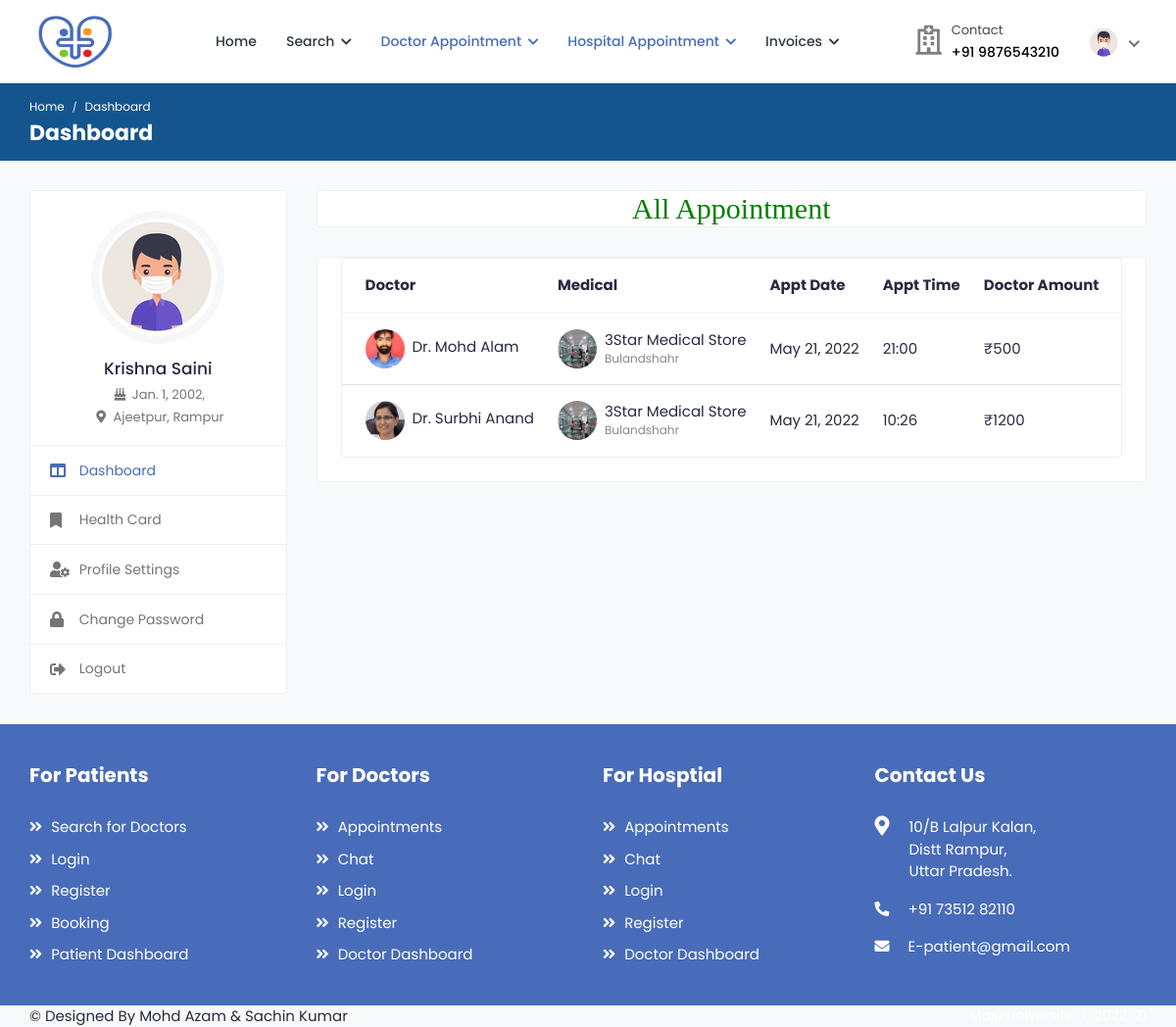
The page /all_doctor_appointment (signed in) on the database its author committed.
### health/models.py (models this page shows, shortened)
class Patient(models.Model):
    user = models.ForeignKey(User,on_delete=models.CASCADE,null=True)
    blood_group = models.CharField(max_length=10,choices=blood_group,null=True)
    health_uid = models.CharField(max_length=16,null=True)
    ex_year= models.CharField(max_length=10,null=True)
    ex_month= models.CharField(max_length=10,null=True)
    cvv = models.CharField(max_length=10,null=True)
    mobile = models.CharField(max_length=10,null=True)
    address = models.CharField(max_length=100,null=True)
    card_status = models.CharField(max_length=100,null=True)
    dob = models.DateField(null=True)
    image = models.FileField(null=True)

class Appointment(models.Model):
    doctor=models.ForeignKey(Doctor, on_delete=models.CASCADE, null=True)
    patient=models.ForeignKey(Patient, on_delete=models.CASCADE, null=True)
    medical=models.ForeignKey(Medical, on_delete=models.CASCADE, null=True)
    a_date=models.DateField(null=True)
    a_timing=models.CharField(max_length=100,null=True)
    status=models.CharField(max_length=100,null=True)
    p_status=models.CharField(max_length=100,null=True)

class Doctor(models.Model):
    status = models.CharField(max_length=100,null=True)
    user = models.ForeignKey(User, on_delete=models.CASCADE, null=True)
    mobile = models.CharField(max_length=10, null=True)
    address = models.CharField(max_length=100, null=True)
    experience = models.CharField(max_length=100, null=True)
    specialist = models.CharField(max_length=100, null=True)
    service = models.CharField(max_length=100, null=True)
    clinic = models.CharField(max_length=100, null=True)
    cl_address = models.CharField(max_length=100, null=True)
    daystiming = models.CharField(max_length=100, null=True)
    timing = models.CharField(max_length=100, null=True)
    price = models.CharField(max_length=100, null=True)
    dob = models.DateField(null=True)
    gender = models.CharField(max_length=100,choices=gender,null=True)
    biography = models.TextField(null=True)
    image = models.FileField(null=True)

class Medical(models.Model):
    user = models.ForeignKey(User, on_delete=models.CASCADE, null=True)
    status = models.CharField(max_length=100,null=True)
    days_time = models.CharField(max_length=100, null=True)
    timing = models.CharField(max_length=100, null=True)
    name = models.CharField(max_length=100, null=True)
    foundation_date = models.CharField(max_length=100, null=True)
    mobile = models.CharField(max_length=100, null=True)
    address = models.CharField(max_length=100, null=True)
    experience = models.CharField(max_length=100, null=True)
    image = models.FileField(null=True)

### health/views.py (the view)
# urls.py: path('all_doctor_appointment',all_doctor_appointment,name="all_doctor_appointment"),
def all_doctor_appointment(request):
    pat = Appointment.objects.filter(patient=Patient.objects.get(user=request.user))
    d = {'data':pat}
    return render(request,'patient/all_doctor_appointment.html',d)

### health/templates/patient/all_doctor_appointment.html (shortened to what this page needs)
{% extends 'patient/sidebar.html' %}
{% block b %}
{% load static %}
<h2 style="font-family:roman;color:green" align="center" class="card">All Appointment</h2>
							<div class="card">
								<div class="card-body pt-0">
									<div class="tab-content pt-0">
										<div id="pat_appointments" class="tab-pane fade show active">
											<div class="card card-table mb-0">
												<div class="card-body">
													<div class="table-responsive">
														<table class="table table-hover table-center mb-0">
															<thead>
																<tr>
																	<th>Doctor</th>
																	<th>Medical</th>
																	<th>Appt Date</th>
																	<th>Appt Time</th>
																	<th>Doctor Amount</th>
																	<th>Status</th>
																</tr>
															</thead>
															<tbody>
															{% for i in data %}
																<tr>
																	<td>
																		<h2 class="table-avatar">
																			<a href="doctor-profile.html" class="avatar avatar-sm mr-2">
																				<img class="avatar-img rounded-circle" src="{{i.doctor.image.url}}" alt="User Image">
																			</a>
																			<a href="doctor-profile.html">Dr. {{i.doctor.user.first_name}} {{i.doctor.user.last_name}}</a>
																		</h2>
																	</td>
                                                                    <td>
																		<h2 class="table-avatar">
																			<a href="#" class="avatar avatar-sm mr-2">
																				<img class="avatar-img rounded-circle" src="{{i.medical.image.url}}" alt="User Image">
																			</a>
																			<a href="#">{{i.medical.name}}<span>{{i.medical.address}}</span></a>
																		</h2>
																	</td>
																	<td>{{i.a_date}} </td>
																	<td>{{i.a_timing}}</td>
																	<td>₹{{i.doctor.price}}</td>
																	{% if i.status == "pending" %}
																	<td><span class="badge badge-pill bg-danger-light">{{i.status}}</span></td>
																	{% else %}
																	{% if i.status == "confirmed" %}
																	<td><span class="badge badge-pill bg-success-light">{{i.status}}</span></td>
																	{% endif %}
																	{% endif %}
																</tr>
																{% endfor %}
															</tbody>
														</table>
													</div>
												</div>
											</div>
										</div>
									</div>
								</div>
							</div>
{% endblock %}

### health/templates/patient/sidebar.html
{% extends 'patient/patient_navigation.html' %}
{% block body %}
{% load static %}
			<div class="breadcrumb-bar">
				<div class="container-fluid">
					<div class="row align-items-center">
						<div class="col-md-12 col-12">
							<nav aria-label="breadcrumb" class="page-breadcrumb">
								<ol class="breadcrumb">
									<li class="breadcrumb-item"><a href="index-2.html">Home</a></li>
									<li class="breadcrumb-item active" aria-current="page">Dashboard</li>
								</ol>
							</nav>
							<h2 class="breadcrumb-title">Dashboard</h2>
						</div>
					</div>
				</div>
			</div>
			<div class="content">
				<div class="container-fluid">
					<div class="row">
						<div class="col-md-5 col-lg-4 col-xl-3 theiaStickySidebar">
                            <div class="profile-sidebar">
								<div class="widget-profile pro-widget-content">
									<div class="profile-info-widget">
										<a href="#" class="booking-doc-img">
											{% if request.user.patient_set.all.0.image %}
											<img src="{{request.user.patient_set.all.0.image.url}}" alt="User Image">
											{% endif %}
										</a>
										<div class="profile-det-info">
											<h3>{{request.user.first_name}} {{request.user.last_name}}</h3>
											<div class="patient-details">
												<h5><i class="fas fa-birthday-cake"></i> {{request.user.patient_set.all.0.dob}},</h5>
												<h5 class="mb-0"><i class="fas fa-map-marker-alt"></i> {{request.user.patient_set.all.0.address}}</h5>
											</div>
										</div>
									</div>
								</div>
								<div class="dashboard-widget">
									<nav class="dashboard-menu">
										<ul>
											<li class="active">
												<a href="{% url 'patient_dashboard' %}">
													<i class="fas fa-columns"></i>
													<span>Dashboard</span>
												</a>
											</li>
											<li>
												<a href="{%  url 'apply_card' %}">
													<i class="fas fa-bookmark"></i>
													<span>Health Card</span>
												</a>
											</li>
											<li>
												<a href="{% url 'patient_profile' %}">
													<i class="fas fa-user-cog"></i>
													<span>Profile Settings</span>
												</a>
											</li>
											<li>
												<a href="{% url 'change_password' %}">
													<i class="fas fa-lock"></i>
													<span>Change Password</span>
												</a>
											</li>
											<li>
												<a href="{% url 'logout' %}">
													<i class="fas fa-sign-out-alt"></i>
													<span>Logout</span>
												</a>
											</li>
										</ul>
									</nav>
								</div>
							</div>
						</div>
						<div class="col-md-7 col-lg-8 col-xl-9">
                            {% block b %}
                            {% endblock %}
                            </div>
					</div>
				</div>
			</div>
{% endblock %}

### health/templates/patient/patient_navigation.html (shortened to what this page needs)
<!DOCTYPE html>
{% load static %}
<html lang="en">
<head>
		<link rel="stylesheet" href="{% static 'user/css/bootstrap.min.css' %}">
		<link rel="stylesheet" href="{% static 'user/plugins/fontawesome/css/fontawesome.min.css' %}">
		<link rel="stylesheet" href="{% static 'user/plugins/fontawesome/css/all.min.css' %}">
		<link rel="stylesheet" href="{% static 'user/css/style.css' %}">
	</head>
	<body>
		<div class="main-wrapper">
			<header class="header">
				<nav class="navbar navbar-expand-lg header-nav">
					<div class="navbar-header">
						<a href="{% url 'home' %}" class="navbar-brand logo">
							<img src="{% static 'user/img/favicon (1).png' %}" class="img-fluid" alt="Logo" style="width:90px;height:60px">
						</a>
					</div>
					<div class="main-menu-wrapper">
						<ul class="main-nav">
							<li>
								<a href="{% url 'patient_dashboard' %}">Home</a>
							</li>
							<li class="has-submenu">
								<a href="#">Search <i class="fas fa-chevron-down"></i></a>
							</li>
							<li class="has-submenu active">
								<a href="#"> Doctor Appointment <i class="fas fa-chevron-down"></i></a>
							</li>
							<li class="has-submenu active">
								<a href="#"> Hospital Appointment <i class="fas fa-chevron-down"></i></a>
							</li>
							<li class="has-submenu">
								<a href="#">Invoices <i class="fas fa-chevron-down"></i></a>
							</li>
						</ul>
					</div>
					<ul class="nav header-navbar-rht">
						<li class="nav-item contact-item">
							<div class="header-contact-img">
								<i class="far fa-hospital"></i>
							</div>
							<div class="header-contact-detail">
								<p class="contact-header">Contact</p>
								<p class="contact-info-header"> +91 {{request.user.patient_set.all.0.mobile}}</p>
							</div>
						</li>
						<li class="nav-item dropdown has-arrow logged-item">
							<a href="#" class="dropdown-toggle nav-link" data-toggle="dropdown">
								<span class="user-img">
									{% if request.user.patient_set.all.0.image %}
									<img class="rounded-circle" src="{{request.user.patient_set.all.0.image.url}}" width="31" alt="Ryan Taylor">
									{% endif %}
								</span>
							</a>
						</li>
					</ul>
				</nav>
			</header>
{% block body %}
{% endblock %}
			<footer class="footer">
				<div class="footer-top">
					<div class="container-fluid">
						<div class="row">
							<div class="col-lg-3 col-md-6">
								<div class="footer-widget footer-menu">
									<h2 class="footer-title">For Patients</h2>
									<ul>
										<li><a href=""><i class="fas fa-angle-double-right"></i> Search for Doctors</a></li>
										<li><a href=""><i class="fas fa-angle-double-right"></i> Login</a></li>
										<li><a href=""><i class="fas fa-angle-double-right"></i> Register</a></li>
										<li><a href=""><i class="fas fa-angle-double-right"></i> Booking</a></li>
										<li><a href=""><i class="fas fa-angle-double-right"></i> Patient Dashboard</a></li>
									</ul>
								</div>
							</div>
							<div class="col-lg-3 col-md-6">
								<div class="footer-widget footer-menu">
									<h2 class="footer-title">For Doctors</h2>
									<ul>
										<li><a href=""><i class="fas fa-angle-double-right"></i> Appointments</a></li>
										<li><a href=""><i class="fas fa-angle-double-right"></i> Chat</a></li>
										<li><a href=""><i class="fas fa-angle-double-right"></i> Login</a></li>
										<li><a href=""><i class="fas fa-angle-double-right"></i> Register</a></li>
										<li><a href=""><i class="fas fa-angle-double-right"></i> Doctor Dashboard</a></li>
									</ul>
								</div>
							</div>
								<div class="col-lg-3 col-md-6">
								<div class="footer-widget footer-menu">
									<h2 class="footer-title">For Hosptial</h2>
									<ul>
										<li><a href=""><i class="fas fa-angle-double-right"></i> Appointments</a></li>
										<li><a href=""><i class="fas fa-angle-double-right"></i> Chat</a></li>
										<li><a href=""><i class="fas fa-angle-double-right"></i> Login</a></li>
										<li><a href=""><i class="fas fa-angle-double-right"></i> Register</a></li>
										<li><a href=""><i class="fas fa-angle-double-right"></i> Doctor Dashboard</a></li>
									</ul>
								</div>
							</div>
								<div class="footer-widget footer-contact">
									<h2 class="footer-title">Contact Us</h2>
									<div class="footer-contact-info">
										<div class="footer-address">
											<span><i class="fas fa-map-marker-alt"></i></span>
											<p> 10/B Lalpur Kalan,<br> Distt Rampur, <br>Uttar Pradesh. </p>
										</div>
										<p>
											<i class="fas fa-phone-alt"></i>
											+91 73512 82110
										</p>
										<p class="mb-0">
											<i class="fas fa-envelope"></i>
											E-patient@gmail.com
										</p>
									</div>
								</div>
							</div>
						</div>
					</div>
				</div>
                <div class="footer-bottom">
					<div class="container-fluid">
						<div class="copyright">
							<div class="row">
								<div class="col-md-6 col-lg-6">
									<div class="copyright-text">
										<p class="mb-0"><a>© Designed By Mohd Azam & Sachin Kumar </a></p>
									</div>
								</div>
								<div class="col-md-6 col-lg-6">
									<div class="copyright-menu">
										<ul class="policy-menu">
											<li><a>Maju University</a></li>
											<li><a>2022-21</a></li>
										</ul>
									</div>
								</div>
							</div>
						</div>
					</div>
				</div>
	</body>
</html>

### rows shown on the page
Appointment: doctor.image (picture), doctor.user.first_name "Mohd", doctor.user.last_name "Alam", medical.image (picture), medical.name "3Star Medical Store", medical.address "Bulandshahr", a_date "May 21, 2022", a_timing "21:00", doctor.price "500"
Appointment: doctor.image (picture), doctor.user.first_name "Surbhi", doctor.user.last_name "Anand", medical.image (picture), medical.name "3Star Medical Store", medical.address "Bulandshahr", a_date "May 21, 2022", a_timing "10:26", doctor.price "1200"

### other values the page prints
{{ request.user.patient_set.all.0.mobile }} "9876543210"
{{ request.user.first_name }} "Krishna"
{{ request.user.last_name }} "Saini"
{{ request.user.patient_set.all.0.dob }} "Jan. 1, 2002"
{{ request.user.patient_set.all.0.address }} "Ajeetpur, Rampur"
